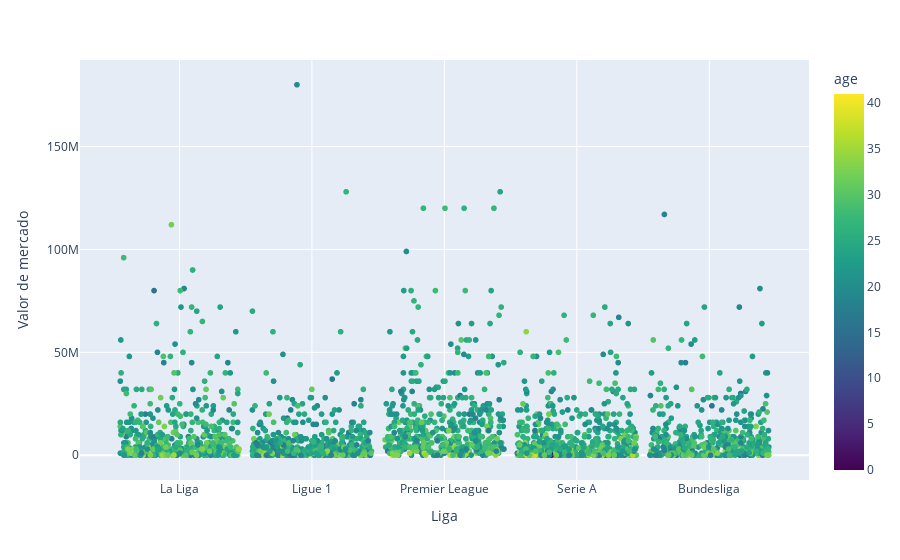

The notebook cell this image was saved under:
### Markdown cell above
Para poder analisar los outliers se crea una grafica interactiva

### Code cell
league_categories = df_1920['league'].unique()
num_categories = len(league_categories)
category_positions = {league: i+1 for i, league in enumerate(league_categories)}

# Agregar un poco de jitter en la posición de los puntos en el eje x
df_1920['jittered_league'] = df_1920['league'].map(category_positions) + np.random.uniform(-0.45, 0.45, len(df_1920))

max_age = df_1920['age'].max()
min_age = df_1920['age'].min()
# Crear un scatterplot con tres variables y una escala de colores personalizada
fig = px.scatter(df_1920, x="jittered_league", y="value", color="age", hover_name="player",
                 color_continuous_scale='viridis', range_color=[min_age, max_age])

# Personalizar los títulos de los ejes
fig.update_layout(xaxis_title="Liga", yaxis_title="Valor de mercado")

# Personalizar las etiquetas de las marcas en el eje x
fig.update_xaxes(tickvals=list(category_positions.values()), ticktext=list(category_positions.keys()))

fig.show()

### Figure 1 — Plotly figure (JSON) as saved in the notebook; plotly's stock layout.template omitted (floating-point values rounded to 4 significant figures; data arrays with more than 128 entries replaced by an {"elided": "..."} marker saying what was removed)
{"data": [{"hovertemplate": "<b>%{hovertext}</b><br><br>jittered_league=%{x}<br>value=%{y}<br>age=%{marker.color}<extra></extra>", "hovertext": {"elided": "2644 str values"}, "legendgroup": "", "marker": {"color": {"elided": "2644 int values"}, "coloraxis": "coloraxis", "symbol": "circle"}, "mode": "markers", "name": "", "showlegend": false, "type": "scattergl", "x": {"elided": "2644 float values"}, "xaxis": "x", "y": {"elided": "2644 int values"}, "yaxis": "y"}], "layout": {"coloraxis": {"cmax": 41, "cmin": 0, "colorbar": {"title": {"text": "age"}}, "colorscale": [[0, "#440154"], [0.1111, "#482878"], [0.2222, "#3e4989"], [0.3333, "#31688e"], [0.4444, "#26828e"], [0.5556, "#1f9e89"], [0.6667, "#35b779"], [0.7778, "#6ece58"], [0.8889, "#b5de2b"], [1, "#fde725"]]}, "legend": {"tracegroupgap": 0}, "margin": {"t": 60}, "xaxis": {"anchor": "y", "domain": [0, 1], "ticktext": ["La Liga", "Ligue 1", "Premier League", "Serie A", "Bundesliga"], "tickvals": [1, 2, 3, 4, 5], "title": {"text": "Liga"}}, "yaxis": {"anchor": "x", "domain": [0, 1], "title": {"text": "Valor de mercado"}}}}
